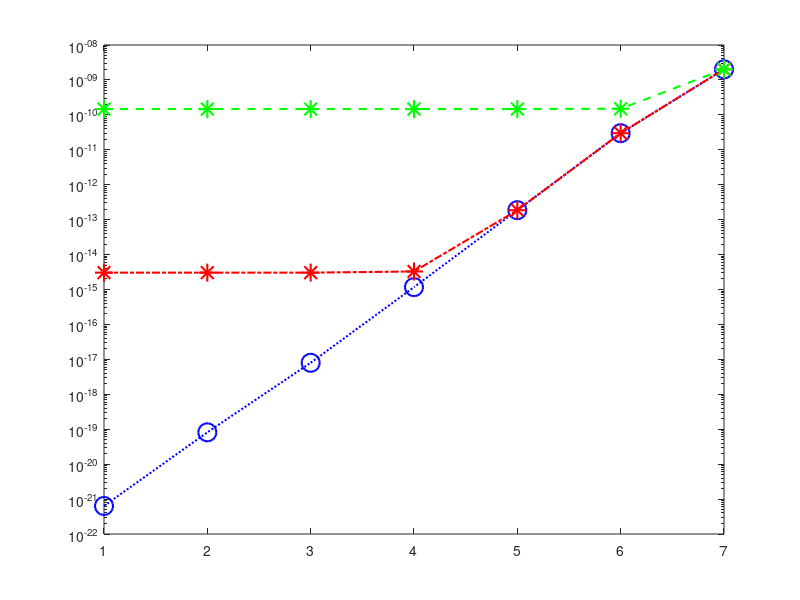

This figure's MATLAB source: (Note: this script raises an error after producing the figure.)

n_sample = 10;
depths = [2, 5, 8];
vareps = [1e-14, 1e-12, 1e-10, 1e-08, 1e-06, 1e-04, 1e-02];
lineWidth = 1.5;
markerSize = 13;

n_d = size(depths, 2);
n_eps = size(vareps, 2);

%% kernel matrix 1
fontSize = 18;
load("results/prod1_err_back1.mat");
load("results/prod1_err_back2.mat");
load("results/prod1_ref_err_back.mat");
load("results/prod2_bound.mat");

%% plot 1
set(gcf, 'Position',  [10 10 800 650])

semilogy(1:n_eps, ref_err_back_list(:, 1)./n_sample,':b', 'Marker', 'o', 'MarkerSize',markerSize, 'Linewidth',lineWidth)
hold on 
semilogy(1:n_eps, err_back_list1(:, 1)./n_sample,'-.r', 'Marker', '*', 'MarkerSize',markerSize, 'Linewidth',lineWidth)
hold on 
semilogy(1:n_eps, err_back_list2(:, 1)./n_sample,'--g', 'Marker', '*', 'MarkerSize',markerSize, 'Linewidth',lineWidth)
hold on 

h = legend('fp64', ...
           'fp32', ...
           'bfp16', ...
     'NumColumns',3, 'Location', 'Best', 'FontSize', fontSize, BackgroundAlpha=.3);
legend boxoff
rect = [0.38, 0.155, .25, 0];
set(h, 'Position', rect);

%[l, s] = title('$\ell$=2');
xticklabels(split(num2str(vareps,'%.e ')));
ylim([1e-23, 1e-4]);
yticks([1e-23, 1e-19, 1e-14, 1e-9, 1e-4]);

%lx = xlabel('$\varepsilon$');
%set(lx,'interpreter','latex');
%lx.FontSize = fontSize;

a = get(gca,'XTickLabel');  
set(gca,'XTickLabel',a,'fontsize',fontSize) % ,'FontWeight','bold'
% set(l,'interpreter','latex');
% l.FontSize = fontSize+12;
exportgraphics(gca, 'figures/matvecprod_kernel1_d2.pdf')
hold off

%% plot 2
set(gcf, 'Position',  [10 10 800 650])

semilogy(1:n_eps, ref_err_back_list(:, 2)./n_sample,':b', 'Marker', 'o', 'MarkerSize',markerSize, 'Linewidth',lineWidth)
hold on 
semilogy(1:n_eps, err_back_list1(:, 2)./n_sample,'-.r', 'Marker', '*', 'MarkerSize',markerSize, 'Linewidth',lineWidth)
hold on 
semilogy(1:n_eps, err_back_list2(:, 2)./n_sample,'--g', 'Marker', '*', 'MarkerSize',markerSize, 'Linewidth',lineWidth)
hold on 

h = legend('fp64', ...
           'fp32', ...
           'bfp16', ...
     'NumColumns',3, 'Location', 'Best', 'FontSize', fontSize, BackgroundAlpha=.3);
legend boxoff
rect = [0.38, 0.155, .25, 0];
set(h, 'Position', rect);

%[l, s] = title('$\ell$=5');
xticklabels(split(num2str(vareps,'%.e ')));
ylim([1e-23, 1e-4]);
yticks([1e-23, 1e-19, 1e-14, 1e-9, 1e-4]);

%lx = xlabel('$\varepsilon$');
%set(lx,'interpreter','latex');
%lx.FontSize = fontSize;

a = get(gca,'XTickLabel');  
set(gca,'XTickLabel',a,'fontsize',fontSize) % ,'FontWeight','bold'
% set(l,'interpreter','latex');
% l.FontSize = fontSize+12;
exportgraphics(gca, 'figures/matvecprod_kernel1_d5.pdf')
hold off

%% plot 3
set(gcf, 'Position',  [10 10 800 650])

semilogy(1:n_eps, ref_err_back_list(:, 3)./n_sample,':b', 'Marker', 'o', 'MarkerSize',markerSize, 'Linewidth',lineWidth)
hold on 
semilogy(1:n_eps, err_back_list1(:, 3)./n_sample,'-.r', 'Marker', '*', 'MarkerSize',markerSize, 'Linewidth',lineWidth)
hold on 
semilogy(1:n_eps, err_back_list2(:, 3)./n_sample,'--g', 'Marker', '*', 'MarkerSize',markerSize, 'Linewidth',lineWidth)
hold on 

h = legend('fp64', ...
           'fp32', ...
           'bfp16', ...
     'NumColumns',3, 'Location', 'Best', 'FontSize', fontSize, BackgroundAlpha=.3);
legend boxoff
rect = [0.38, 0.155, .25, 0];
set(h, 'Position', rect);

%[l, s] = title('$\ell$=8');
xticklabels(split(num2str(vareps,'%.e ')));
ylim([1e-23, 1e-4]);
yticks([1e-23, 1e-19, 1e-14, 1e-9, 1e-4]);

%lx = xlabel('$\varepsilon$');
%set(lx,'interpreter','latex');
%lx.FontSize = fontSize;

a = get(gca,'XTickLabel');  
set(gca,'XTickLabel',a,'fontsize',fontSize) % ,'FontWeight','bold'
% set(l,'interpreter','latex');
% l.FontSize = fontSize+12;
exportgraphics(gca, 'figures/matvecprod_kernel1_d8.pdf')
hold off



%% kernel matrix 2
fontSize = 18;
load("results/prod2_err_back1.mat");
load("results/prod2_err_back2.mat");
load("results/prod2_ref_err_back.mat");
load("results/prod2_bound.mat");

%% plot 1
set(gcf, 'Position',  [10 10 800 650])

semilogy(1:n_eps, ref_err_back_list(:, 1)./n_sample,':b', 'Marker', 'o', 'MarkerSize',markerSize, 'Linewidth',lineWidth)
hold on 
semilogy(1:n_eps, err_back_list1(:, 1)./n_sample,'-.r', 'Marker', '*', 'MarkerSize',markerSize, 'Linewidth',lineWidth)
hold on 
semilogy(1:n_eps, err_back_list2(:, 1)./n_sample,'--g', 'Marker', '*', 'MarkerSize',markerSize, 'Linewidth',lineWidth)
hold on 

h = legend('fp64', ...
           'fp32', ...
           'bfp16', ...
     'NumColumns',3, 'Location', 'Best', 'FontSize', fontSize, BackgroundAlpha=.3);
legend boxoff
rect = [0.38, 0.155, .25, 0];
set(h, 'Position', rect);

%[l, s] = title('$\ell$=2');
xticklabels(split(num2str(vareps,'%.e ')));
ylim([1e-23, 1e-4]);
yticks([1e-23, 1e-19, 1e-14, 1e-9, 1e-4]);

%lx = xlabel('$\varepsilon$');
%set(lx,'interpreter','latex');
%lx.FontSize = fontSize;

a = get(gca,'XTickLabel');  
set(gca,'XTickLabel',a,'fontsize',fontSize) % ,'FontWeight','bold'
% set(l,'interpreter','latex');
% l.FontSize = fontSize+12;
exportgraphics(gca, 'figures/matvecprod_kernel2_d2.pdf')
hold off

%% plot 2
set(gcf, 'Position',  [10 10 800 650])

semilogy(1:n_eps, ref_err_back_list(:, 2)./n_sample,':b', 'Marker', 'o', 'MarkerSize',markerSize, 'Linewidth',lineWidth)
hold on 
semilogy(1:n_eps, err_back_list1(:, 2)./n_sample,'-.r', 'Marker', '*', 'MarkerSize',markerSize, 'Linewidth',lineWidth)
hold on 
semilogy(1:n_eps, err_back_list2(:, 2)./n_sample,'--g', 'Marker', '*', 'MarkerSize',markerSize, 'Linewidth',lineWidth)
hold on 

h = legend('fp64', ...
           'fp32', ...
           'bfp16', ...
     'NumColumns',3, 'Location', 'Best', 'FontSize', fontSize, BackgroundAlpha=.3);
legend boxoff
rect = [0.38, 0.155, .25, 0];
set(h, 'Position', rect);

%[l, s] = title('$\ell$=5');
xticklabels(split(num2str(vareps,'%.e ')));
ylim([1e-23, 1e-4]);
yticks([1e-23, 1e-19, 1e-14, 1e-9, 1e-4]);

%lx = xlabel('$\varepsilon$');
%set(lx,'interpreter','latex');
%lx.FontSize = fontSize;

a = get(gca,'XTickLabel');  
set(gca,'XTickLabel',a,'fontsize',fontSize) % ,'FontWeight','bold'
% set(l,'interpreter','latex');
% l.FontSize = fontSize+12;
exportgraphics(gca, 'figures/matvecprod_kernel2_d5.pdf')
hold off

%% plot 3
set(gcf, 'Position',  [10 10 800 650])

semilogy(1:n_eps, ref_err_back_list(:, 3)./n_sample,':b', 'Marker', 'o', 'MarkerSize',markerSize, 'Linewidth',lineWidth)
hold on 
semilogy(1:n_eps, err_back_list1(:, 3)./n_sample,'-.r', 'Marker', '*', 'MarkerSize',markerSize, 'Linewidth',lineWidth)
hold on 
semilogy(1:n_eps, err_back_list2(:, 3)./n_sample,'--g', 'Marker', '*', 'MarkerSize',markerSize, 'Linewidth',lineWidth)
hold on 

h = legend('fp64', ...
           'fp32', ...
           'bfp16', ...
     'NumColumns',3, 'Location', 'Best', 'FontSize', fontSize, BackgroundAlpha=.3);
legend boxoff
rect = [0.38, 0.155, .25, 0];
set(h, 'Position', rect);

%[l, s] = title('$\ell$=8');
xticklabels(split(num2str(vareps,'%.e ')));
ylim([1e-23, 1e-4]);
yticks([1e-23, 1e-19, 1e-14, 1e-9, 1e-4]);

%lx = xlabel('$\varepsilon$');
%set(lx,'interpreter','latex');
%lx.FontSize = fontSize;

a = get(gca,'XTickLabel');  
set(gca,'XTickLabel',a,'fontsize',fontSize) % ,'FontWeight','bold'
% set(l,'interpreter','latex');
% l.FontSize = fontSize+12;
exportgraphics(gca, 'figures/matvecprod_kernel2_d8.pdf')
hold off




%% kernel matrix 3
fontSize = 18;
load("results/prod3_err_back1.mat");
load("results/prod3_err_back2.mat");
load("results/prod3_ref_err_back.mat");
load("results/prod3_bound.mat");


%% plot 1
set(gcf, 'Position',  [10 10 800 650])

semilogy(1:n_eps, ref_err_back_list(:, 1)./n_sample,':b', 'Marker', 'o', 'MarkerSize',markerSize, 'Linewidth',lineWidth)
hold on 
semilogy(1:n_eps, err_back_list1(:, 1)./n_sample,'-.r', 'Marker', '*', 'MarkerSize',markerSize, 'Linewidth',lineWidth)
hold on 
semilogy(1:n_eps, err_back_list2(:, 1)./n_sample,'--g', 'Marker', '*', 'MarkerSize',markerSize, 'Linewidth',lineWidth)
hold on 

h = legend('fp64', ...
           'fp32', ...
           'bfp16', ...
     'NumColumns',3, 'Location', 'Best', 'FontSize', fontSize, BackgroundAlpha=.3);
legend boxoff
rect = [0.38, 0.155, .25, 0];
set(h, 'Position', rect);

%[l, s] = title('$\ell$=2');
xticklabels(split(num2str(vareps,'%.e ')));
ylim([1e-23, 1e-4]);
yticks([1e-23, 1e-19, 1e-14, 1e-9, 1e-4]);

%lx = xlabel('$\varepsilon$');
%set(lx,'interpreter','latex');
%lx.FontSize = fontSize;

a = get(gca,'XTickLabel');  
set(gca,'XTickLabel',a,'fontsize',fontSize) % ,'FontWeight','bold'
% set(l,'interpreter','latex');
% l.FontSize = fontSize+12;
exportgraphics(gca, 'figures/matvecprod_kernel3_d2.pdf')
hold off

%% plot 2
set(gcf, 'Position',  [10 10 800 650])

semilogy(1:n_eps, ref_err_back_list(:, 2)./n_sample,':b', 'Marker', 'o', 'MarkerSize',markerSize, 'Linewidth',lineWidth)
hold on 
semilogy(1:n_eps, err_back_list1(:, 2)./n_sample,'-.r', 'Marker', '*', 'MarkerSize',markerSize, 'Linewidth',lineWidth)
hold on 
semilogy(1:n_eps, err_back_list2(:, 2)./n_sample,'--g', 'Marker', '*', 'MarkerSize',markerSize, 'Linewidth',lineWidth)
hold on 

h = legend('fp64', ...
           'fp32', ...
           'bfp16', ...
     'NumColumns',3, 'Location', 'Best', 'FontSize', fontSize, BackgroundAlpha=.3);
legend boxoff
rect = [0.38, 0.155, .25, 0];
set(h, 'Position', rect);

%[l, s] = title('$\ell$=5');
xticklabels(split(num2str(vareps,'%.e ')));
ylim([1e-23, 1e-4]);
yticks([1e-23, 1e-19, 1e-14, 1e-9, 1e-4]);

%lx = xlabel('$\varepsilon$');
%set(lx,'interpreter','latex');
%lx.FontSize = fontSize;

a = get(gca,'XTickLabel');  
set(gca,'XTickLabel',a,'fontsize',fontSize) % ,'FontWeight','bold'
% set(l,'interpreter','latex');
% l.FontSize = fontSize+12;
exportgraphics(gca, 'figures/matvecprod_kernel3_d5.pdf')
hold off

%% plot 3
set(gcf, 'Position',  [10 10 800 650])

semilogy(1:n_eps, ref_err_back_list(:, 3)./n_sample,':b', 'Marker', 'o', 'MarkerSize',markerSize, 'Linewidth',lineWidth)
hold on 
semilogy(1:n_eps, err_back_list1(:, 3)./n_sample,'-.r', 'Marker', '*', 'MarkerSize',markerSize, 'Linewidth',lineWidth)
hold on 
semilogy(1:n_eps, err_back_list2(:, 3)./n_sample,'--g', 'Marker', '*', 'MarkerSize',markerSize, 'Linewidth',lineWidth)
hold on 

h = legend('fp64', ...
           'fp32', ...
           'bfp16', ...
     'NumColumns',3, 'Location', 'Best', 'FontSize', fontSize, BackgroundAlpha=.3);
legend boxoff
rect = [0.38, 0.155, .25, 0];
set(h, 'Position', rect);

%[l, s] = title('$\ell$=8');
xticklabels(split(num2str(vareps,'%.e ')));
ylim([1e-23, 1e-4]);
yticks([1e-23, 1e-19, 1e-14, 1e-9, 1e-4]);

%lx = xlabel('$\varepsilon$');
%set(lx,'interpreter','latex');
%lx.FontSize = fontSize;

a = get(gca,'XTickLabel');  
set(gca,'XTickLabel',a,'fontsize',fontSize) % ,'FontWeight','bold'
% set(l,'interpreter','latex');
% l.FontSize = fontSize+12;
exportgraphics(gca, 'figures/matvecprod_kernel3_d8.pdf')
hold off



%% kernel matrix 4
fontSize = 18;
load("results/prod4_err_back1.mat");
load("results/prod4_err_back2.mat");
load("results/prod4_ref_err_back.mat");
load("results/prod4_bound.mat");



%% plot 1
set(gcf, 'Position',  [10 10 800 650])

semilogy(1:n_eps, ref_err_back_list(:, 1)./n_sample,':b', 'Marker', 'o', 'MarkerSize',markerSize, 'Linewidth',lineWidth)
hold on 
semilogy(1:n_eps, err_back_list1(:, 1)./n_sample,'-.r', 'Marker', '*', 'MarkerSize',markerSize, 'Linewidth',lineWidth)
hold on 
semilogy(1:n_eps, err_back_list2(:, 1)./n_sample,'--g', 'Marker', '*', 'MarkerSize',markerSize, 'Linewidth',lineWidth)
hold on 

h = legend('fp64', ...
           'fp32', ...
           'bfp16', ...
     'NumColumns',4, 'Location', 'Best', 'FontSize', fontSize, BackgroundAlpha=.3);
legend boxoff
rect = [0.38, 0.155, .25, 0];
set(h, 'Position', rect);

%[l, s] = title('$\ell$=2');
xticklabels(split(num2str(vareps,'%.e ')));
ylim([1e-23, 1e-4]);
yticks([1e-23, 1e-19, 1e-14, 1e-9, 1e-4]);

%lx = xlabel('$\varepsilon$');
%set(lx,'interpreter','latex');
%lx.FontSize = fontSize;

a = get(gca,'XTickLabel');  
set(gca,'XTickLabel',a,'fontsize',fontSize) % ,'FontWeight','bold'
% set(l,'interpreter','latex');
% l.FontSize = fontSize+12;
exportgraphics(gca, 'figures/matvecprod_kernel4_d2.pdf')
hold off

%% plot 2
set(gcf, 'Position',  [10 10 800 650])

semilogy(1:n_eps, ref_err_back_list(:, 2)./n_sample,':b', 'Marker', 'o', 'MarkerSize',markerSize, 'Linewidth',lineWidth)
hold on 
semilogy(1:n_eps, err_back_list1(:, 2)./n_sample,'-.r', 'Marker', '*', 'MarkerSize',markerSize, 'Linewidth',lineWidth)
hold on 
semilogy(1:n_eps, err_back_list2(:, 2)./n_sample,'--g', 'Marker', '*', 'MarkerSize',markerSize, 'Linewidth',lineWidth)
hold on 

h = legend('fp64', ...
           'fp32', ...
           'bfp16', ...
     'NumColumns',3, 'Location', 'Best', 'FontSize', fontSize, BackgroundAlpha=.3);
legend boxoff
rect = [0.38, 0.155, .25, 0];
set(h, 'Position', rect);

%[l, s] = title('$\ell$=5');
xticklabels(split(num2str(vareps,'%.e ')));
ylim([1e-23, 1e-4]);
yticks([1e-23, 1e-19, 1e-14, 1e-9, 1e-4]);

%lx = xlabel('$\varepsilon$');
%set(lx,'interpreter','latex');
%lx.FontSize = fontSize;

a = get(gca,'XTickLabel');  
set(gca,'XTickLabel',a,'fontsize',fontSize) % ,'FontWeight','bold'
% set(l,'interpreter','latex');
% l.FontSize = fontSize+12;
exportgraphics(gca, 'figures/matvecprod_kernel4_d5.pdf')
hold off

%% plot 3
set(gcf, 'Position',  [10 10 800 650])

semilogy(1:n_eps, ref_err_back_list(:, 3)./n_sample,':b', 'Marker', 'o', 'MarkerSize',markerSize, 'Linewidth',lineWidth)
hold on 
semilogy(1:n_eps, err_back_list1(:, 3)./n_sample,'-.r', 'Marker', '*', 'MarkerSize',markerSize, 'Linewidth',lineWidth)
hold on 
semilogy(1:n_eps, err_back_list2(:, 3)./n_sample,'--g', 'Marker', '*', 'MarkerSize',markerSize, 'Linewidth',lineWidth)
hold on 

h = legend('fp64', ...
           'fp32', ...
           'bfp16', ...
     'NumColumns',3, 'Location', 'Best', 'FontSize', fontSize, BackgroundAlpha=.3);
legend boxoff
rect = [0.38, 0.155, .25, 0];
set(h, 'Position', rect);

%[l, s] = title('$\ell$=8');
xticklabels(split(num2str(vareps,'%.e ')));
ylim([1e-23, 1e-4]);
yticks([1e-23, 1e-19, 1e-14, 1e-9, 1e-4]);

%lx = xlabel('$\varepsilon$');
%set(lx,'interpreter','latex');
%lx.FontSize = fontSize;

a = get(gca,'XTickLabel');  
set(gca,'XTickLabel',a,'fontsize',fontSize) % ,'FontWeight','bold'
% set(l,'interpreter','latex');
% l.FontSize = fontSize+12;
exportgraphics(gca, 'figures/matvecprod_kernel4_d8.pdf')
hold off